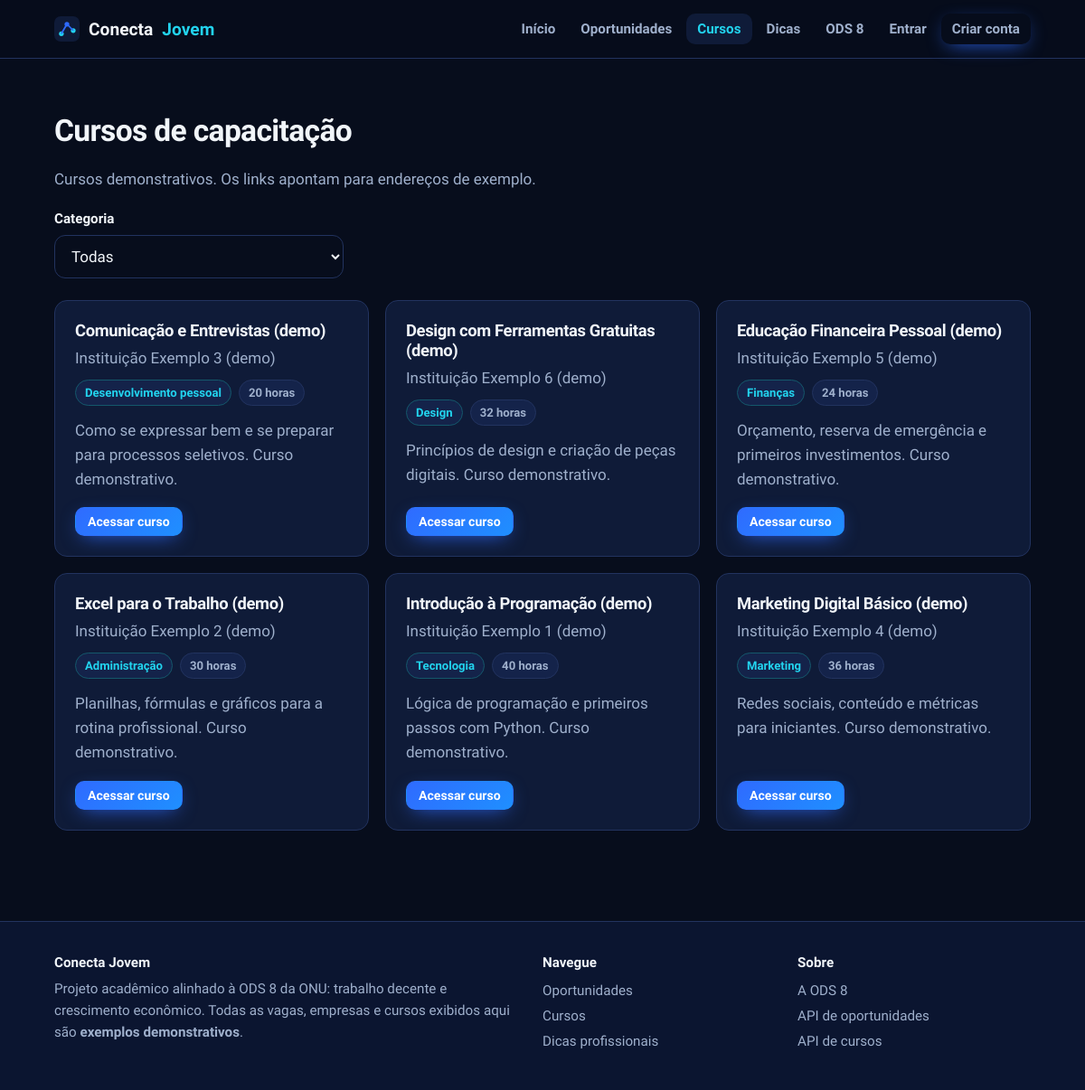
Page /cursos on the committed database.
### models.py (models this page shows, shortened)
class Curso(db.Model):
    __tablename__ = "cursos"
    id = db.Column(db.Integer, primary_key=True)
    titulo = db.Column(db.String(150), nullable=False)
    descricao = db.Column(db.Text, nullable=False)
    instituicao = db.Column(db.String(120), nullable=False)
    categoria = db.Column(db.String(60), nullable=False)
    carga_horaria = db.Column(db.Integer, nullable=False)
    link = db.Column(db.String(300), nullable=False)

### app.py (the view)
    @app.get("/cursos")
    def cursos():
        categoria = (request.args.get("categoria") or "").strip()
        q = Curso.query
        if categoria:
            q = q.filter_by(categoria=categoria)
        categorias = [c[0] for c in db.session.query(Curso.categoria).distinct().order_by(Curso.categoria)]
        return render_template("cursos.html", itens=q.order_by(Curso.titulo).all(), categorias=categorias, categoria=categoria)

### templates/cursos.html (shortened to what this page needs)
{% extends "base.html" %}
{% block conteudo %}
<section class="bloco"><div class="wrap">
  <h2>Cursos de capacitação</h2>
  <p class="mut">Cursos demonstrativos. Os links apontam para endereços de exemplo.</p>
  <form class="form" method="get" style="grid-template-columns:minmax(200px,320px) auto;align-items:end;margin-bottom:24px">
    <div><label for="categoria">Categoria</label><select id="categoria" name="categoria" onchange="this.form.submit()"><option value="">Todas</option></select></div>
  </form>
  {% if itens %}<div class="grade">
  {% for c in itens %}
    <article class="card" style="display:flex;flex-direction:column">
      <h3>{{ c.titulo }}</h3><div class="mut">{{ c.instituicao }}</div>
      <div class="meta"><span class="tag tipo">{{ c.categoria }}</span><span class="tag">{{ c.carga_horaria }} horas</span></div>
      <p class="mut">{{ c.descricao }}</p>
      <div class="rodape"><a class="btn btn-pri btn-sm" href="{{ c.link }}" target="_blank" rel="noopener noreferrer">Acessar curso</a></div>
    </article>
  {% endfor %}</div>
  {% else %}<div class="vazio">Nenhum curso nesta categoria.</div>{% endif %}
</div></section>
{% endblock %}

### templates/base.html (shortened to what this page needs)
<!doctype html>
<html lang="pt-BR">
<head>
<link rel="stylesheet" href="{{ url_for('static', filename='css/style.css') }}">
</head>
<body>
<header class="nav">
  <div class="wrap">
    <a class="logo" href="{{ url_for('inicio') }}"><img src="{{ url_for('static', filename='img/logo.svg') }}" alt="" width="28" height="28">Conecta <b>Jovem</b></a>
    <nav class="menu" id="menu" aria-label="Principal">
      {% set ep = request.endpoint or '' %}
      <a href="{{ url_for('inicio') }}" class="{{ 'ativo' if ep == 'inicio' }}">Início</a>
      <a href="{{ url_for('oportunidades') }}" class="{{ 'ativo' if ep.startswith('oportunidade') }}">Oportunidades</a>
      <a href="{{ url_for('cursos') }}" class="{{ 'ativo' if ep == 'cursos' }}">Cursos</a>
      <a href="{{ url_for('dicas') }}" class="{{ 'ativo' if ep == 'dicas' }}">Dicas</a>
      <a href="{{ url_for('ods') }}" class="{{ 'ativo' if ep == 'ods' }}">ODS 8</a>
      {% if usuario %}
        {% if usuario.is_admin %}<a href="{{ url_for('painel_admin') }}" class="{{ 'ativo' if ep.startswith('admin') or ep == 'painel_admin' }}">Painel</a>{% endif %}
        <a href="{{ url_for('perfil') }}" class="{{ 'ativo' if ep == 'perfil' }}">Meu perfil</a>
        <form method="post" action="{{ url_for('logout') }}" style="display:inline">
          <input type="hidden" name="csrf_token" value="{{ csrf_token }}">
          <button class="linkbtn" type="submit">Sair</button>
        </form>
      {% else %}
        <a href="{{ url_for('login') }}">Entrar</a>
        <a class="btn btn-pri btn-sm" href="{{ url_for('cadastro') }}">Criar conta</a>
      {% endif %}
    </nav>
  </div>
</header>
<main id="conteudo">{% block conteudo %}{% endblock %}</main>
<footer>
  <div class="wrap">
    <div><h4>Conecta Jovem</h4><p>Projeto acadêmico alinhado à ODS 8 da ONU: trabalho decente e crescimento econômico. Todas as vagas, empresas e cursos exibidos aqui são <strong>exemplos demonstrativos</strong>.</p></div>
    <div><h4>Navegue</h4><a href="{{ url_for('oportunidades') }}">Oportunidades</a><a href="{{ url_for('cursos') }}">Cursos</a><a href="{{ url_for('dicas') }}">Dicas profissionais</a></div>
    <div><h4>Sobre</h4><a href="{{ url_for('ods') }}">A ODS 8</a><a href="{{ url_for('api_oportunidades') }}">API de oportunidades</a><a href="{{ url_for('api_cursos') }}">API de cursos</a></div>
  </div>
</footer>
</body>
</html>

### static/css/style.css (style rules this page uses)
:root { --bg:#070d1c; --bg2:#0b1530; --surf:#0f1b38; --surf2:#14234a; --line:#22335f; --blue:#2f6bff; --cyan:#22d3ee; --txt:#f1f5f9; --mut:#9fb0cc; --ok:#34d399; --err:#fb7185; --warn:#fbbf24; --r:14px; --fh:'Sora',system-ui,sans-serif; --fb:'Source Sans 3',system-ui,sans-serif; }
* { box-sizing:border-box }
html { scroll-behavior:smooth }
body { margin:0;background:var(--bg);color:var(--txt);font:17px/1.6 var(--fb);min-height:100vh;display:flex;flex-direction:column }
main { flex:1 }
a { color:var(--cyan);text-decoration:none }
h1,h2,h3 { font-family:var(--fh);line-height:1.2;margin:0 0 .6em;letter-spacing:-.02em }
h2 { font-size:clamp(1.5rem,3vw,2.1rem) }
h3 { font-size:1.15rem }
p { margin:0 0 1em }
.wrap { max-width:1120px;margin:0 auto;padding:0 20px }
.mut { color:var(--mut) }
.nav { position:sticky;top:0;z-index:20;background:rgba(7,13,28,.88);backdrop-filter:blur(10px);border-bottom:1px solid var(--line) }
.nav .wrap { display:flex;align-items:center;gap:20px;height:64px }
.logo { font:700 1.2rem var(--fh);color:var(--txt);display:flex;align-items:center;gap:10px }
.logo b { color:var(--cyan);font-weight:700 }
.menu { display:flex;gap:4px;margin-left:auto;align-items:center }
.menu a,.menu button.linkbtn { color:var(--mut);padding:8px 12px;border-radius:10px;font:600 .95rem var(--fb);background:none;border:0;cursor:pointer;transition:color .2s,background .2s }
.menu a.ativo { color:var(--cyan);background:var(--surf) }
.btn { display:inline-flex;align-items:center;justify-content:center;gap:8px;padding:12px 22px;border-radius:12px;border:1px solid transparent;font:700 .98rem var(--fb);cursor:pointer;transition:transform .15s,box-shadow .2s,background .2s,border-color .2s;text-decoration:none!important;color:#fff }
.btn-pri { background:linear-gradient(135deg,var(--blue),#1f8fff);box-shadow:0 6px 22px -8px var(--blue) }
.btn-sm { padding:7px 13px;font-size:.88rem;border-radius:10px }
section.bloco { padding:60px 0 }
.grade { display:grid;gap:18px;grid-template-columns:repeat(auto-fill,minmax(290px,1fr)) }
.card { background:var(--surf);border:1px solid var(--line);border-radius:var(--r);padding:22px;transition:border-color .2s,transform .2s }
.card h3 { margin-bottom:.3em }
.meta { display:flex;flex-wrap:wrap;gap:8px;margin:10px 0 14px }
.tag { font-size:.82rem;font-weight:600;padding:3px 10px;border-radius:999px;background:var(--surf2);border:1px solid var(--line);color:var(--mut) }
.tag.tipo { color:var(--cyan);border-color:#14586b }
.card .rodape { display:flex;gap:8px;flex-wrap:wrap;margin-top:auto }
.form { display:grid;gap:16px }
label { font-weight:600;font-size:.95rem;display:block;margin-bottom:6px }
input,select,textarea { width:100%;padding:12px 14px;background:var(--bg);color:var(--txt);border:1px solid var(--line);border-radius:12px;font:inherit;transition:border-color .2s,box-shadow .2s }
footer { border-top:1px solid var(--line);background:var(--bg2);padding:36px 0;margin-top:40px;color:var(--mut);font-size:.95rem }
footer .wrap { display:grid;gap:24px;grid-template-columns:2fr 1fr 1fr }
footer h4 { font:700 .95rem var(--fh);color:var(--txt);margin:0 0 8px }
footer a { display:block;color:var(--mut);padding:2px 0 }

### rows in the picture
Curso: titulo "Comunicação e Entrevistas (demo)", instituicao "Instituição Exemplo 3 (demo)", categoria "Desenvolvimento pessoal", carga_horaria "20", descricao "Como se expressar bem e se preparar para processos seletivos. Curso demonstrativo."
Curso: titulo "Design com Ferramentas Gratuitas (demo)", instituicao "Instituição Exemplo 6 (demo)", categoria "Design", carga_horaria "32", descricao "Princípios de design e criação de peças digitais. Curso demonstrativo."
Curso: titulo "Educação Financeira Pessoal (demo)", instituicao "Instituição Exemplo 5 (demo)", categoria "Finanças", carga_horaria "24", descricao "Orçamento, reserva de emergência e primeiros investimentos. Curso demonstrativo."
Curso: titulo "Excel para o Trabalho (demo)", instituicao "Instituição Exemplo 2 (demo)", categoria "Administração", carga_horaria "30", descricao "Planilhas, fórmulas e gráficos para a rotina profissional. Curso demonstrativo."
Curso: titulo "Introdução à Programação (demo)", instituicao "Instituição Exemplo 1 (demo)", categoria "Tecnologia", carga_horaria "40", descricao "Lógica de programação e primeiros passos com Python. Curso demonstrativo."
Curso: titulo "Marketing Digital Básico (demo)", instituicao "Instituição Exemplo 4 (demo)", categoria "Marketing", carga_horaria "36", descricao "Redes sociais, conteúdo e métricas para iniciantes. Curso demonstrativo."
